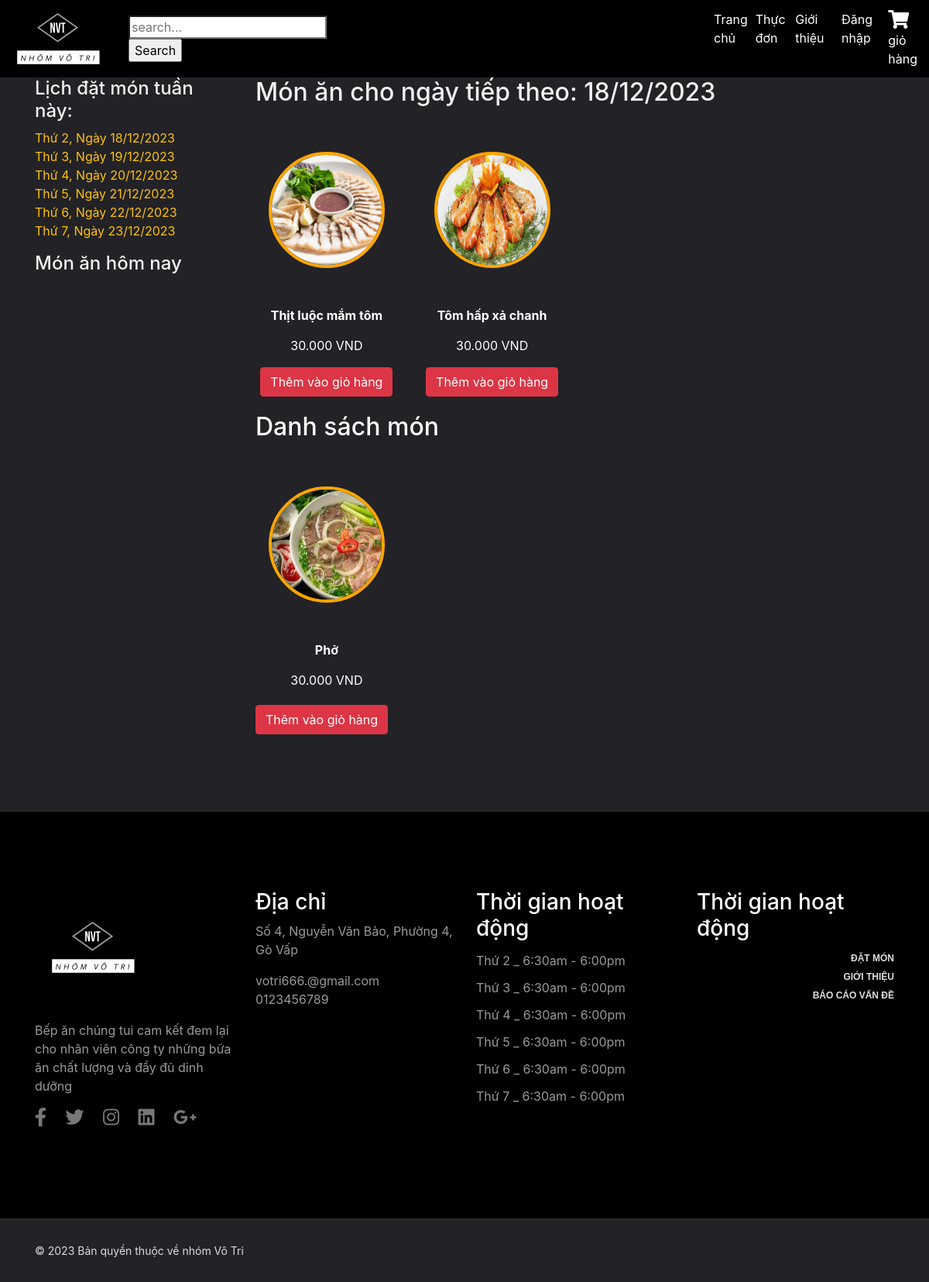
The page /index.php?mod=menus&act=list&date=2023-12-20 on the database as committed earlier.
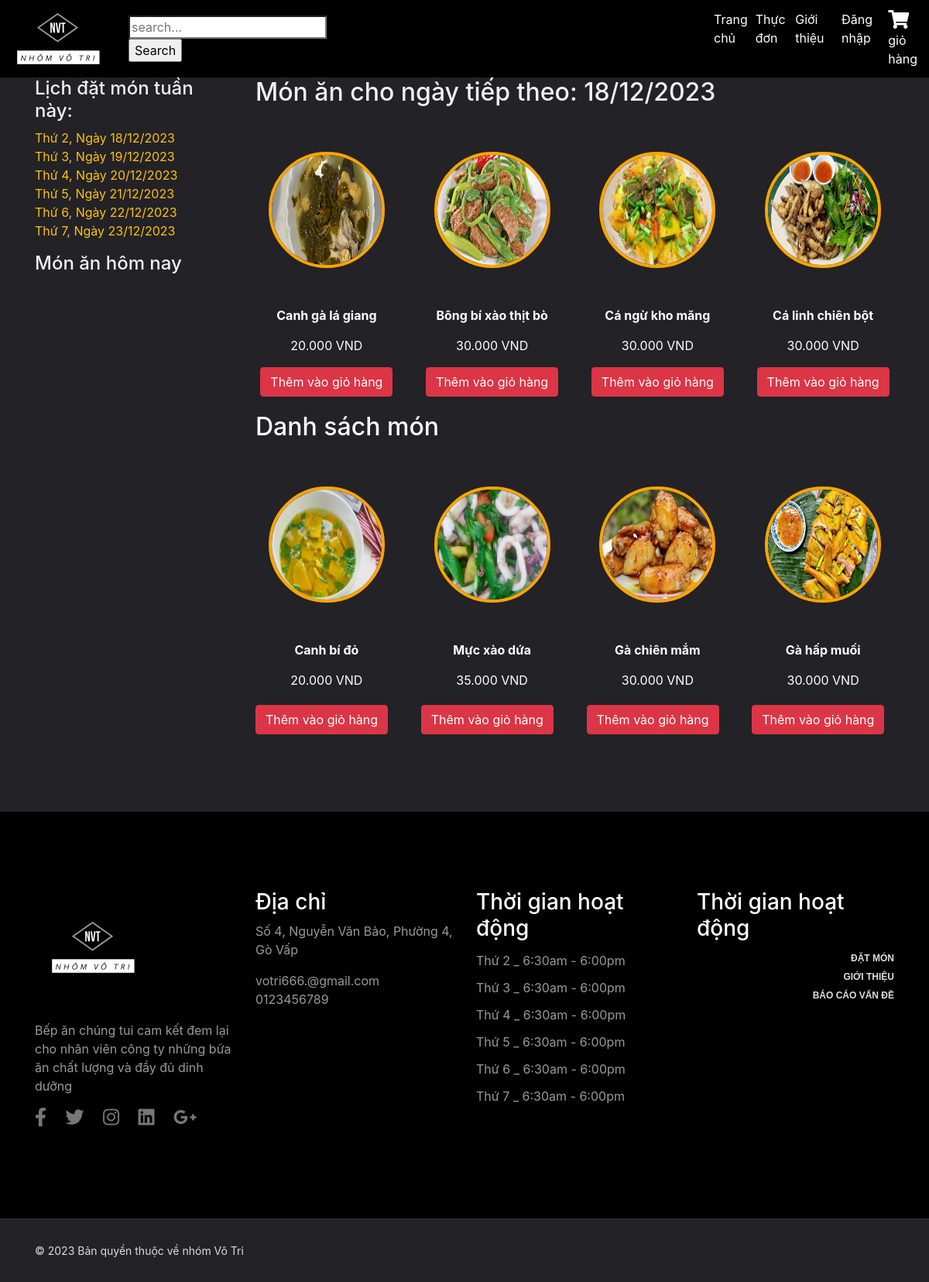
The same page on the database as committed later.
### tables this page shows
CREATE TABLE `chitietthucdon` (
  `idthucdon` int(2) NOT NULL,
  `id_monan` int(2) NOT NULL
);

CREATE TABLE `monan` (
  `id_monan` int(2) NOT NULL,
  `tenmonan` varchar(50) NOT NULL,
  `mota` varchar(300) NOT NULL,
  `hinhanh` varchar(150) NOT NULL,
  `gia` int(11) NOT NULL,
  `id_loaimonan` int(2) NOT NULL
);

### Model/mMonan.php (called while the page is built, shortened)
<?php
include_once("ketnoi.php");
class modelMonan
{
    function selectAllMonAnThucdonbyDate($date)
    {
        $p = new KetNoiDB();
        if ($p->moKetNoi($con)) {
            $query = "SELECT * FROM thucdon JOIN chitietthucdon ON thucdon.idthucdon = chitietthucdon.idthucdon
            JOIN monan ON chitietthucdon.id_monan = monan.id_monan WHERE ngaytao = '$date'";
            $result = $con->query($query);
            if ($result) {
                return $result;
            } else {
                echo "Lỗi truy vấn: " . $con->error;
            }
        } else {
            return false;
        }
    }
    function SelectAllLoaiMonAn()
    {
        $p = new KetNoiDB();
        if ($p->moKetNoi($con)) {
            $query = "SELECT * FROM loaimonan";
            $result = $con->query($query);
            if ($result) {
                $data = array();
                while ($row = $result->fetch_assoc()) {
                    $data[] = $row;
                }
                return $data;
            } else {
                echo "Lỗi truy vấn: " . $con->error;
            }
        } else {
            return false;
        }
    }
}
?>

### Controller/cMonan.php (called while the page is built, shortened)
<?php
include_once("Model/mMonan.php");
class controlMonan
{
    function getAllMonAnThucdonbyDate($date)
    {
        $p = new modelMonan();
        $tbl = $p->selectAllMonAnThucdonbyDate($date);
        return $tbl;
    }
}
?>

### Model/ketnoi.php (called while the page is built, shortened)
<?php
class KetNoiDB
{
    function moKetNoi(& $con)
    {
        $con = new mysqli("localhost", "root", "", "bepan_votri");
        $con->set_charset("utf8");
        return $con;
    }
}
?>

### View/vMonan.php (the view, shortened to what the changed rows need)
<?php
include "Includes/templates/header.php";
include("Controller/cMonan.php");
$p = new controlMonan();
if (isset($_REQUEST['idloai'])) {
    $cate = $_REQUEST['idloai'];
    $dish = $p->getAllMonanbyLoai($cate);
} elseif (isset($_REQUEST['search'])) {
    $search = $_REQUEST['search'];
    $dish = $p->getSearch($search);
}
elseif (isset($_REQUEST['date'])){
    $ngay = $_REQUEST['date'];
    $dish = $p->getAllMonAnThucdonbyDate($ngay);
}
 else {
    $dish = $p->getAllMonAnThucdon();
}
?>
<section style="padding: 100px 0 100px; background-color: #222227;">
  <div class="container">
    <div class="row">
    <div class="col-lg-3 col-md-5">
      <div class="sidebar">
        <div class="sidebar__item">
          <ul>
    <?php
    $days = array('monday', 'tuesday', 'wednesday', 'thursday', 'friday', 'saturday');
    $menu = array();
    foreach ($days as $index => $day) {
        $timestamp = strtotime('this week ' . $day);
        $saturday = strtotime('this week saturday');
        $ngayHientai = new DateTime();
        $ngayHientaiTimestamp = $ngayHientai->getTimestamp();
        if ($ngayHientaiTimestamp >= $saturday) {
            $timestamp = strtotime('next week ' . $day);
        }
        $menu[$index] = date('d/m/Y', $timestamp);
        $newDate[$index] = date_format(date_create_from_format('d/m/Y',  $menu[$index]), 'Y-m-d');
        ?>
        <li><a class="text-warning" href="index.php?mod=menus&act=list&date=<?php echo $newDate[$index] ?>">Thứ <?php echo $index + 2 ?>, Ngày <?php echo $menu[$index];  ?></a></li>
    <?php
    } ?>
</ul>
        </div>
      </div>
      </div>
        <div class="col-md-9">
        <div class="product__discount">
        <?php
            $today = new DateTime();
            if ($today->format('N') == 6 || $today->format('N') == 7) {
                $tomorrow = $today->modify('next Monday')->format('Y-m-d');
            } else {
                $tomorrow = $today->add(new DateInterval('P1D'))->format('Y-m-d');
            }
            $ngaytt = (new DateTime($tomorrow))->format("d/m/Y");
        ?>
                    <div class="section-title product__discount__title">
                        <h2 class="txt">Món ăn cho ngày tiếp theo: <?php echo $ngaytt  ?></h2>
                    </div>
                    <?php
                    $tomorrow = new DateTime();
                    $tomorrow->add(new DateInterval('P1D'));
                    $tomorrow_date = $tomorrow->format('Y-m-d');
                    $menuTomorrow = $p->getAllMonAnThucdonbyDate($tomorrow_date);
                    ?>
<div class="menu-items-container">
    <?php
    $dem = 0;
    $total_tomorrow = $menuTomorrow->num_rows;
    while ($row_tomorrow = $menuTomorrow->fetch_assoc()) :
        if ($dem % 4 == 0) {
            echo '<div class="row">';
        }
    ?>
        <div class="col-md-3 menu-item">
            <a href="?mod=chitiet&id_monan=<?php echo $row_tomorrow['id_monan']; ?>&date=<?php echo $_GET['date'] ?>" onclick="showDetails(this)">
                <div class="thumbnail" style="cursor:pointer">
                    <div class="menu-image">
                        <div class="circular-image">
                            <img src="Design/image/<?php echo $row_tomorrow['hinhanh']; ?>" style="width: 150px; height: 150px; border-radius: 50%; border: 4px solid orange;" />
                        </div>
                    </div>
                    <p class="text-white"><b><?php echo $row_tomorrow['tenmonan']; ?></b></p>
                    <p class="text-white"><?php echo number_format($row_tomorrow['gia'], 0, ',', '.'); ?> VND</p>
                    <a href="index.php?mod=cart&act=Add&id_monan=<?php echo $row_tomorrow['id_monan']; ?>&date=<?php echo $_GET['date'] ?>" class="btn btn-danger">Thêm vào giỏ hàng</a>
                </div>
            </a>
        </div>
    <?php
        $dem++;
        if ($dem % 4 == 0 || $dem == $total_tomorrow) {
            echo '</div>';
        }
    endwhile;
    ?>
</div>
<h2 class="text-white">Danh sách món </h2>
<?php
echo '<div class="menu-items-container">';
$dem = 0;
$dish->data_seek(0);
$totalItems = $dish->num_rows;
$today = new DateTime('now', new DateTimeZone('Asia/Ho_Chi_Minh'));
if (!isset($_REQUEST['date'])) {
    $selectedDate = null;
} else {
    $selectedDate = new DateTime($_REQUEST['date'], new DateTimeZone('Asia/Ho_Chi_Minh'));
}
while ($row = $dish->fetch_assoc()) {
    if ($dem % 4 === 0) {
        echo '<div class="row">';
    }
    echo '<div class="col-md-3 menu-item">';
    if ($selectedDate > $today) {
        echo '<a href="?mod=chitiet&id_monan='. $row['id_monan']. '&date='. $_GET['date'].'" onclick="showDetails(this)">';
        echo '<div class="thumbnail" style="cursor:pointer">';
        echo '<div class="menu-image">';
        echo '<div class="circular-image">';
        echo '<img src="Design/image/' . $row['hinhanh'] . '" style="width: 150px; height: 150px; border-radius: 50%; border: 4px solid orange;" />';
        echo '</div>';
        echo '</div>';
        echo '<p class="text-white"><b>' . $row['tenmonan'] . '</b></p>';
        echo '<p class="text-white">' . number_format($row['gia'], 0, ',', '.') . ' VND</p>';
        echo '</div>';
        echo '</a>';
        echo '<div class="buttondatmon">';
        echo '<a href="index.php?mod=cart&act=Add&id_monan=' . $row['id_monan'] . '&date=' . $_GET['date'] . '" class="btn btn-danger">Thêm vào giỏ hàng</a>';
        echo '</div>';
    }
    echo '</div>';
    if (($dem + 1) % 4 === 0 || $dem + 1 === $totalItems) {
        echo '</div>';
    }
    $dem++;
}
echo '</div>';
?>
    </div>
  </div>
</section>
<?php include_once ("Includes/templates/footer.php"); ?>

Rows that differ between the two databases and show on the page:
removed chitietthucdon: id_monan.hinhanh (picture), id_monan.tenmonan "Thịt luộc mắm tôm", id_monan.gia "30.000", shown under "Món ăn cho ngày tiếp theo: 18/12/2023"
removed chitietthucdon: id_monan.hinhanh (picture), id_monan.tenmonan "Tôm hấp xả chanh", id_monan.gia "30.000", shown under "Món ăn cho ngày tiếp theo: 18/12/2023"
removed chitietthucdon: id_monan.hinhanh (picture), id_monan.tenmonan "Phở", id_monan.gia "30.000", shown under "Danh sách món"
added chitietthucdon: id_monan.hinhanh (picture), id_monan.tenmonan "Canh gà lá giang", id_monan.gia "20.000", shown under "Món ăn cho ngày tiếp theo: 18/12/2023"
added chitietthucdon: id_monan.hinhanh (picture), id_monan.tenmonan "Bông bí xào thịt bò", id_monan.gia "30.000", shown under "Món ăn cho ngày tiếp theo: 18/12/2023"
added chitietthucdon: id_monan.hinhanh (picture), id_monan.tenmonan "Cá ngừ kho măng", id_monan.gia "30.000", shown under "Món ăn cho ngày tiếp theo: 18/12/2023"
added chitietthucdon: id_monan.hinhanh (picture), id_monan.tenmonan "Cá linh chiên bột", id_monan.gia "30.000", shown under "Món ăn cho ngày tiếp theo: 18/12/2023"
added chitietthucdon: id_monan.hinhanh (picture), id_monan.tenmonan "Canh bí đỏ", id_monan.gia "20.000", shown under "Danh sách món"
added chitietthucdon: id_monan.hinhanh (picture), id_monan.tenmonan "Mực xào dứa", id_monan.gia "35.000", shown under "Danh sách món"
added chitietthucdon: id_monan.hinhanh (picture), id_monan.tenmonan "Gà chiên mắm", id_monan.gia "30.000", shown under "Danh sách món"
added chitietthucdon: id_monan.hinhanh (picture), id_monan.tenmonan "Gà hấp muối", id_monan.gia "30.000", shown under "Danh sách món"
